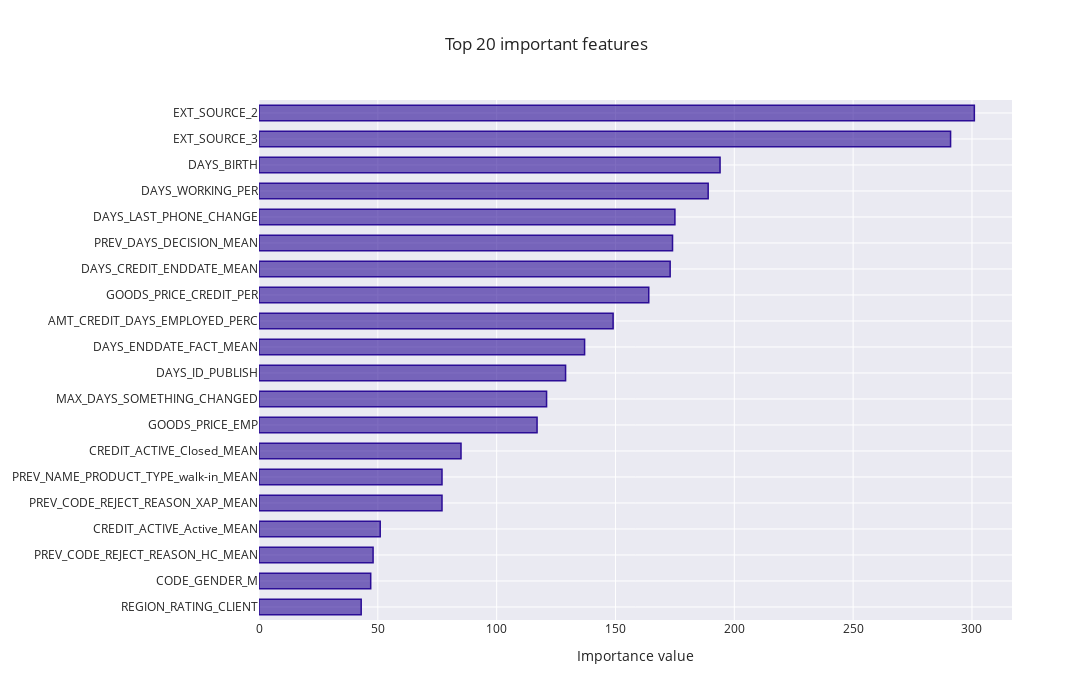

This figure's notebook cell:
### Code cell
# Feautres importance for model
feature_importance_plot(pipe_balance[-1].feature_importances_,
                        train,
                        (LOG,run,'Modele/[Balance]/')
                       )

### Figure 1 — Plotly figure (JSON) as saved in the notebook; plotly's stock layout.template omitted (floating-point values rounded to 4 significant figures)
{"data": [{"marker": {"color": "rgba(43, 13, 150, 0.6)", "line": {"color": "rgba(43, 13, 150, 1.0)", "width": 1.5}}, "orientation": "h", "type": "bar", "x": [43, 47, 48, 51, 77, 77, 85, 117, 121, 129, 137, 149, 164, 173, 174, 175, 189, 194, 291, 301], "y": ["REGION_RATING_CLIENT", "CODE_GENDER_M", "PREV_CODE_REJECT_REASON_HC_MEAN", "CREDIT_ACTIVE_Active_MEAN", "PREV_CODE_REJECT_REASON_XAP_MEAN", "PREV_NAME_PRODUCT_TYPE_walk-in_MEAN", "CREDIT_ACTIVE_Closed_MEAN", "GOODS_PRICE_EMP", "MAX_DAYS_SOMETHING_CHANGED", "DAYS_ID_PUBLISH", "DAYS_ENDDATE_FACT_MEAN", "AMT_CREDIT_DAYS_EMPLOYED_PERC", "GOODS_PRICE_CREDIT_PER", "DAYS_CREDIT_ENDDATE_MEAN", "PREV_DAYS_DECISION_MEAN", "DAYS_LAST_PHONE_CHANGE", "DAYS_WORKING_PER", "DAYS_BIRTH", "EXT_SOURCE_3", "EXT_SOURCE_2"]}], "layout": {"autosize": false, "bargap": 0.4, "height": 700, "title": {"text": "Top 20 important features"}, "width": 1300, "xaxis": {"autorange": true, "range": [0, 316.8], "title": {"text": "Importance value"}, "type": "linear"}, "yaxis": {"automargin": true, "autorange": true, "range": [-0.5, 19.5], "type": "category"}}}
